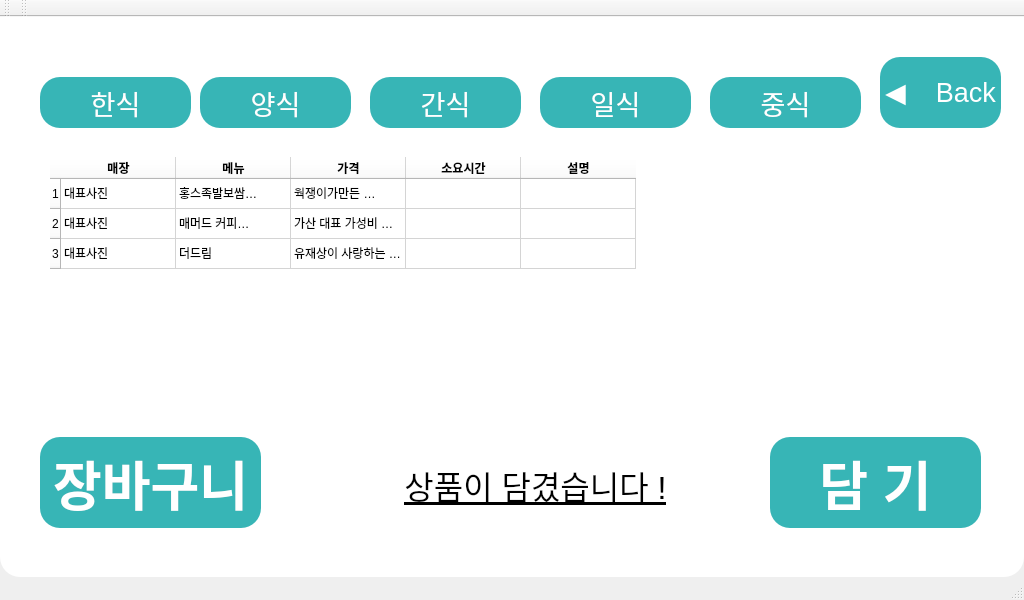
<?xml version="1.0" encoding="UTF-8"?>
<ui version="4.0">
 <class>storeWindow</class>
 <widget class="QMainWindow" name="storeWindow">
  <property name="geometry">
   <rect>
    <x>0</x>
    <y>0</y>
    <width>1024</width>
    <height>600</height>
   </rect>
  </property>
  <property name="windowTitle">
   <string>MainWindow</string>
  </property>
  <widget class="QWidget" name="centralwidget">
   <widget class="QLabel" name="statisticBack">
    <property name="geometry">
     <rect>
      <x>0</x>
      <y>-40</y>
      <width>1024</width>
      <height>600</height>
     </rect>
    </property>
    <property name="styleSheet">
     <string notr="true">background-color: rgba( 255, 255, 255); border-radius: 20px</string>
    </property>
    <property name="text">
     <string/>
    </property>
   </widget>
   <widget class="QPushButton" name="basketBtn">
    <property name="geometry">
     <rect>
      <x>40</x>
      <y>420</y>
      <width>221</width>
      <height>91</height>
     </rect>
    </property>
    <property name="font">
     <font>
      <pointsize>40</pointsize>
      <weight>75</weight>
      <bold>true</bold>
     </font>
    </property>
    <property name="styleSheet">
     <string notr="true">color:rgb(255,255,255);background-color: rgb(55, 181, 182); border-radius: 20px</string>
    </property>
    <property name="text">
     <string>장바구니</string>
    </property>
   </widget>
   <widget class="QTableWidget" name="workTable">
    <property name="geometry">
     <rect>
      <x>50</x>
      <y>140</y>
      <width>931</width>
      <height>251</height>
     </rect>
    </property>
    <property name="baseSize">
     <size>
      <width>0</width>
      <height>0</height>
     </size>
    </property>
    <property name="acceptDrops">
     <bool>false</bool>
    </property>
    <property name="toolTip">
     <string>&lt;html&gt;&lt;head/&gt;&lt;body&gt;&lt;p align=&quot;center&quot;&gt;&lt;br/&gt;&lt;/p&gt;&lt;/body&gt;&lt;/html&gt;</string>
    </property>
    <property name="layoutDirection">
     <enum>Qt::LeftToRight</enum>
    </property>
    <property name="styleSheet">
     <string notr="true">color:rgb(0,0,0);background-color: rgb(255, 255, 255); border-radius: 20px</string>
    </property>
    <property name="midLineWidth">
     <number>2</number>
    </property>
    <attribute name="horizontalHeaderVisible">
     <bool>true</bool>
    </attribute>
    <attribute name="horizontalHeaderCascadingSectionResizes">
     <bool>true</bool>
    </attribute>
    <attribute name="horizontalHeaderDefaultSectionSize">
     <number>115</number>
    </attribute>
    <attribute name="horizontalHeaderStretchLastSection">
     <bool>false</bool>
    </attribute>
    <row>
     <property name="text">
      <string>1</string>
     </property>
    </row>
    <row>
     <property name="text">
      <string>2</string>
     </property>
    </row>
    <row>
     <property name="text">
      <string>3</string>
     </property>
    </row>
    <column>
     <property name="text">
      <string>매장</string>
     </property>
     <property name="font">
      <font>
       <weight>75</weight>
       <bold>true</bold>
      </font>
     </property>
     <property name="textAlignment">
      <set>AlignCenter</set>
     </property>
    </column>
    <column>
     <property name="text">
      <string>메뉴</string>
     </property>
     <property name="font">
      <font>
       <weight>75</weight>
       <bold>true</bold>
      </font>
     </property>
     <property name="textAlignment">
      <set>AlignCenter</set>
     </property>
    </column>
    <column>
     <property name="text">
      <string>가격</string>
     </property>
     <property name="font">
      <font>
       <weight>75</weight>
       <bold>true</bold>
      </font>
     </property>
     <property name="textAlignment">
      <set>AlignCenter</set>
     </property>
    </column>
    <column>
     <property name="text">
      <string>소요시간</string>
     </property>
     <property name="font">
      <font>
       <weight>75</weight>
       <bold>true</bold>
      </font>
     </property>
     <property name="textAlignment">
      <set>AlignCenter</set>
     </property>
    </column>
    <column>
     <property name="text">
      <string>설명</string>
     </property>
     <property name="font">
      <font>
       <weight>75</weight>
       <bold>true</bold>
      </font>
     </property>
     <property name="textAlignment">
      <set>AlignCenter</set>
     </property>
    </column>
    <item row="0" column="0">
     <property name="text">
      <string>대표사진</string>
     </property>
     <property name="whatsThis">
      <string notr="true"/>
     </property>
    </item>
    <item row="0" column="1">
     <property name="text">
      <string>홍스족발보쌈
</string>
     </property>
    </item>
    <item row="0" column="2">
     <property name="text">
      <string>웍쟁이가만든 리얼불맛 오늘먹고 또 생각나는 맛</string>
     </property>
    </item>
    <item row="1" column="0">
     <property name="text">
      <string>대표사진</string>
     </property>
    </item>
    <item row="1" column="1">
     <property name="text">
      <string>매머드 커피
</string>
     </property>
    </item>
    <item row="1" column="2">
     <property name="text">
      <string>가산 대표 가성비 커피 !</string>
     </property>
    </item>
    <item row="2" column="0">
     <property name="text">
      <string>대표사진 </string>
     </property>
    </item>
    <item row="2" column="1">
     <property name="text">
      <string>더드림</string>
     </property>
    </item>
    <item row="2" column="2">
     <property name="text">
      <string>유재상이 사랑하는 구내식당 오면 더드림!</string>
     </property>
    </item>
   </widget>
   <widget class="QPushButton" name="westernBtn">
    <property name="geometry">
     <rect>
      <x>200</x>
      <y>60</y>
      <width>151</width>
      <height>51</height>
     </rect>
    </property>
    <property name="font">
     <font>
      <pointsize>20</pointsize>
     </font>
    </property>
    <property name="styleSheet">
     <string notr="true">color:rgb(255,255,255);background-color: rgb(55, 181, 182); border-radius: 20px</string>
    </property>
    <property name="text">
     <string>양식</string>
    </property>
   </widget>
   <widget class="QPushButton" name="chinaBtn">
    <property name="geometry">
     <rect>
      <x>710</x>
      <y>60</y>
      <width>151</width>
      <height>51</height>
     </rect>
    </property>
    <property name="font">
     <font>
      <pointsize>20</pointsize>
     </font>
    </property>
    <property name="styleSheet">
     <string notr="true">color:rgb(255,255,255);background-color: rgb(55, 181, 182); border-radius: 20px</string>
    </property>
    <property name="text">
     <string>중식</string>
    </property>
   </widget>
   <widget class="QPushButton" name="japanBtn">
    <property name="geometry">
     <rect>
      <x>540</x>
      <y>60</y>
      <width>151</width>
      <height>51</height>
     </rect>
    </property>
    <property name="font">
     <font>
      <pointsize>20</pointsize>
     </font>
    </property>
    <property name="styleSheet">
     <string notr="true">color:rgb(255,255,255);background-color: rgb(55, 181, 182); border-radius: 20px</string>
    </property>
    <property name="text">
     <string>일식</string>
    </property>
   </widget>
   <widget class="QPushButton" name="snackBtn">
    <property name="geometry">
     <rect>
      <x>370</x>
      <y>60</y>
      <width>151</width>
      <height>51</height>
     </rect>
    </property>
    <property name="font">
     <font>
      <pointsize>20</pointsize>
     </font>
    </property>
    <property name="styleSheet">
     <string notr="true">color:rgb(255,255,255);background-color: rgb(55, 181, 182); border-radius: 20px</string>
    </property>
    <property name="text">
     <string>간식</string>
    </property>
   </widget>
   <widget class="QPushButton" name="koreaBtn">
    <property name="geometry">
     <rect>
      <x>40</x>
      <y>60</y>
      <width>151</width>
      <height>51</height>
     </rect>
    </property>
    <property name="font">
     <font>
      <pointsize>20</pointsize>
     </font>
    </property>
    <property name="styleSheet">
     <string notr="true">color:rgb(255,255,255);background-color: rgb(55, 181, 182); border-radius: 20px</string>
    </property>
    <property name="text">
     <string>한식</string>
    </property>
   </widget>
   <widget class="QPushButton" name="backBtn">
    <property name="geometry">
     <rect>
      <x>880</x>
      <y>40</y>
      <width>121</width>
      <height>71</height>
     </rect>
    </property>
    <property name="font">
     <font>
      <pointsize>20</pointsize>
     </font>
    </property>
    <property name="styleSheet">
     <string notr="true">color:rgb(255,255,255);background-color: rgb(55, 181, 182); border-radius: 20px</string>
    </property>
    <property name="text">
     <string>◀️    Back</string>
    </property>
   </widget>
   <widget class="QTextEdit" name="textEdit_2">
    <property name="geometry">
     <rect>
      <x>290</x>
      <y>440</y>
      <width>491</width>
      <height>71</height>
     </rect>
    </property>
    <property name="styleSheet">
     <string notr="true">color:rgb(0, 0, 0);background-color: rgb(255,255,255); border-radius: 20px</string>
    </property>
    <property name="html">
     <string>&lt;!DOCTYPE HTML PUBLIC &quot;-//W3C//DTD HTML 4.0//EN&quot; &quot;http://www.w3.org/TR/REC-html40/strict.dtd&quot;&gt;
&lt;html&gt;&lt;head&gt;&lt;meta name=&quot;qrichtext&quot; content=&quot;1&quot; /&gt;&lt;style type=&quot;text/css&quot;&gt;
p, li { white-space: pre-wrap; }
&lt;/style&gt;&lt;/head&gt;&lt;body style=&quot; font-family:'Ubuntu'; font-size:11pt; font-weight:400; font-style:normal;&quot;&gt;
&lt;p align=&quot;center&quot; style=&quot; margin-top:0px; margin-bottom:0px; margin-left:0px; margin-right:0px; -qt-block-indent:0; text-indent:0px;&quot;&gt;&lt;span style=&quot; font-size:24pt; text-decoration: underline;&quot;&gt;상품이 담겼습니다 !&lt;/span&gt;&lt;/p&gt;&lt;/body&gt;&lt;/html&gt;</string>
    </property>
   </widget>
   <widget class="QPushButton" name="loadBtn">
    <property name="geometry">
     <rect>
      <x>770</x>
      <y>420</y>
      <width>211</width>
      <height>91</height>
     </rect>
    </property>
    <property name="font">
     <font>
      <pointsize>40</pointsize>
      <weight>75</weight>
      <bold>true</bold>
     </font>
    </property>
    <property name="styleSheet">
     <string notr="true">color:rgb(255,255,255);background-color: rgb(55, 181, 182); border-radius: 20px</string>
    </property>
    <property name="text">
     <string>담 기</string>
    </property>
   </widget>
  </widget>
  <widget class="QMenuBar" name="menubar">
   <property name="geometry">
    <rect>
     <x>0</x>
     <y>0</y>
     <width>1024</width>
     <height>22</height>
    </rect>
   </property>
  </widget>
  <widget class="QStatusBar" name="statusbar"/>
  <widget class="QToolBar" name="toolBar">
   <property name="windowTitle">
    <string>toolBar</string>
   </property>
   <attribute name="toolBarArea">
    <enum>TopToolBarArea</enum>
   </attribute>
   <attribute name="toolBarBreak">
    <bool>false</bool>
   </attribute>
  </widget>
  <widget class="QToolBar" name="toolBar_2">
   <property name="windowTitle">
    <string>toolBar_2</string>
   </property>
   <attribute name="toolBarArea">
    <enum>TopToolBarArea</enum>
   </attribute>
   <attribute name="toolBarBreak">
    <bool>false</bool>
   </attribute>
  </widget>
 </widget>
 <resources/>
 <connections/>
</ui>
